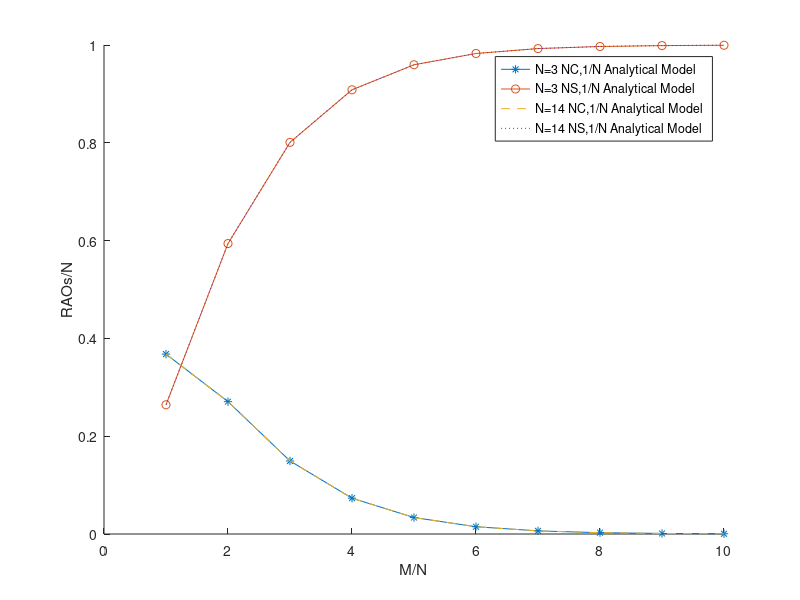

The MATLAB script that drew this image:
clear all;
close all;
format long;

double Ns1[11];
double Nc1[11];
double Ns2[11];
double Nc2[11];

n1 = 3;
n2 = 14;
counter = 11;

for i=1 : counter
  m = n1 * i;
  Ns1(i) = (m * exp(-1 * i)) / n1;
  Nc1(i) = (n1 - m * exp(-1 * m / n1) - n1 * exp(-1 * m / n1)) / n1;
  
  m = n2 * i;
  Ns2(i) = (m * exp(-1 * i)) / n2;
  Nc2(i) = (n2 - m * exp(-1 * m / n2) - n2 * exp(-1 * m / n2)) / n2;
  
  printf("%i, ", i);
  printf("%f, ", Ns1(i));
  printf("%f \n", Nc1(i));
  
  printf("%i, ", i);
  printf("%f, ", Ns2(i));
  printf("%f \n", Nc2(i));
  
  ++i;
end

hold on;

x1 = 1 : 10;
y1 = Ns1(x1);
y2 = Nc1(x1);
y3 = Ns2(x1);
y4 = Nc2(x1);

plot(x1,y1,"-*-",x1,y2,"-o-");
plot(x1,y3,"--");
plot(x1,y4,':');

xlabel('M/N');
ylabel('RAOs/N');

legend('N=3 NC,1/N Analytical Model',...
       'N=3 NS,1/N Analytical Model',...
       'N=14 NC,1/N Analytical Model',...
       'N=14 NS,1/N Analytical Model');





